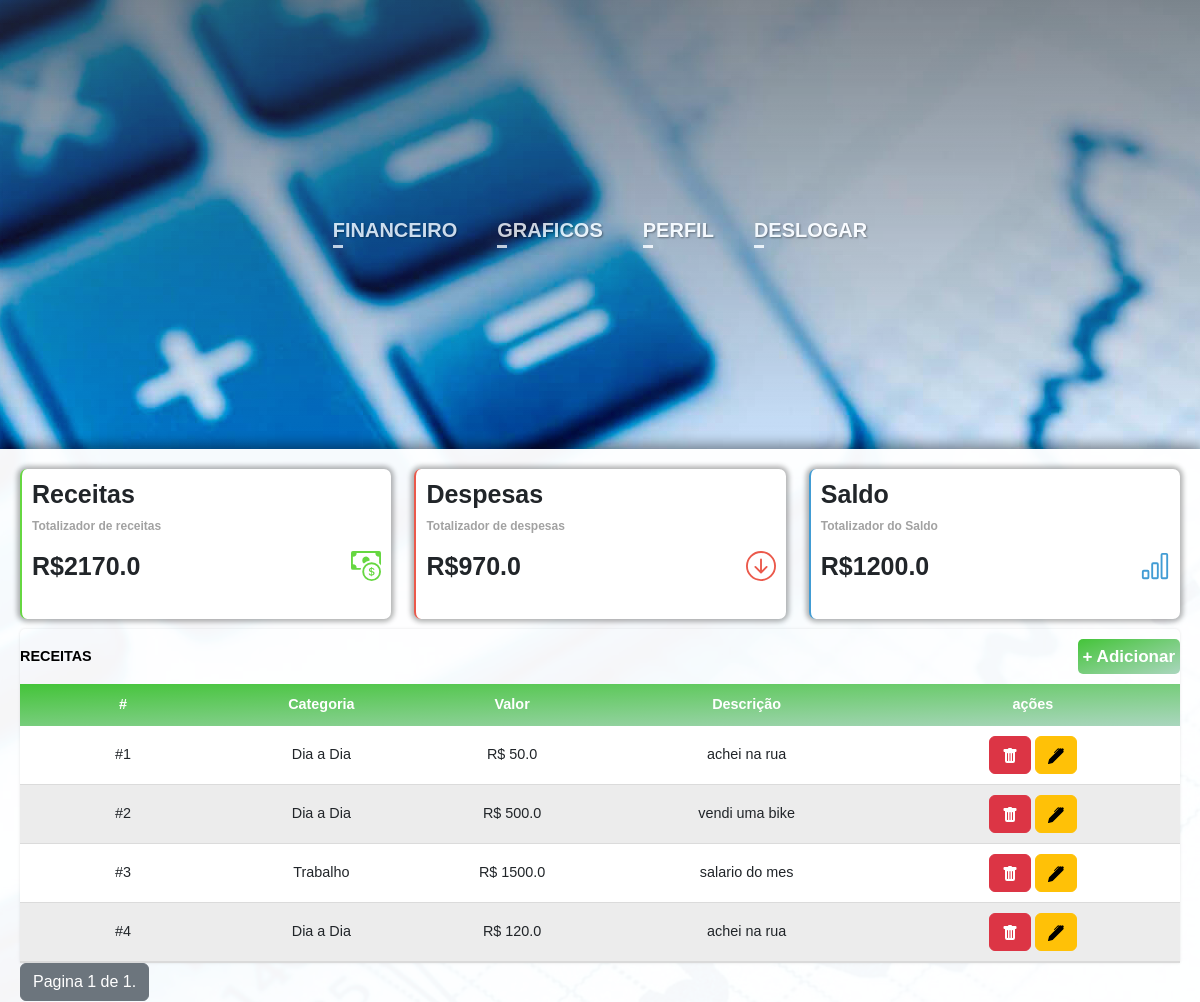
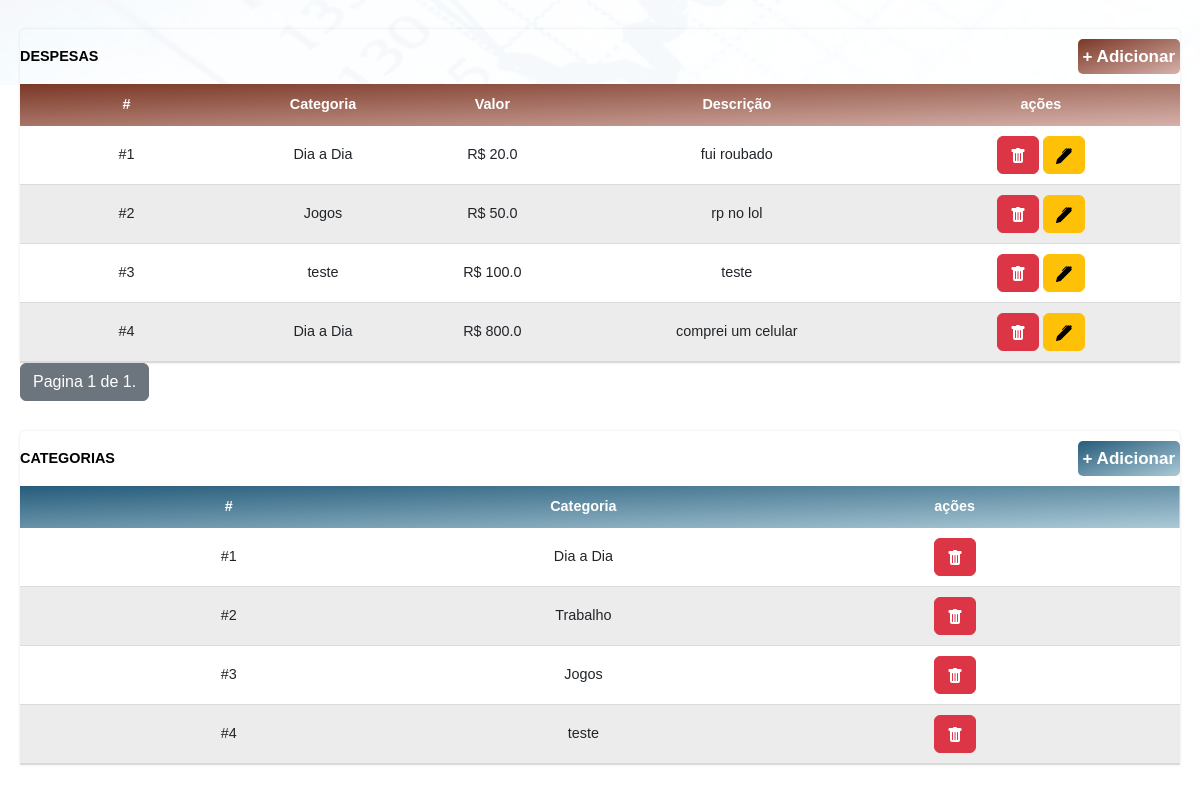
Screenshot of /auth/inicio/ (signed in) with the database file from the repository (2 pictures, top to bottom).
### main/models.py (models this page shows)
class Receita(models.Model):
    categoria = models.ForeignKey(Categoria, on_delete=models.CASCADE, null=True, blank=True)
    descricao = models.CharField(max_length=100)
    valor = models.FloatField()
    user = models.ForeignKey(User, on_delete=models.CASCADE, null=True, blank=True)
    data = models.DateField(auto_now_add=True)

class Categoria(models.Model):
    nome = models.CharField(max_length=30)
    def __str__(self):
        return str(self.nome)

class Despesa(models.Model):
    categoria = models.ForeignKey(Categoria, on_delete=models.CASCADE, null=True, blank=True)
    descricao = models.CharField(max_length=100)
    valor = models.FloatField()
    user = models.ForeignKey(User, on_delete=models.CASCADE, null=True, blank=True)
    data = models.DateField(auto_now_add=True, null=True, blank=True)

### main/views.py (the view)
# urls.py: path('inicio/', views.inicio, name='inicio'),
@login_required(login_url="/auth/login/")
def inicio(request):
    categorias = Categoria.objects.all
    despesas = Despesa.objects.filter( user = request.user )
    receitas = Receita.objects.filter( user = request.user )
    totalreceita = 0
    totaldespesa = 0
    for receit in receitas:
        totalreceita += receit.valor
    for despes in despesas:
        totaldespesa += despes.valor
    paginator1 = Paginator(receitas, 7)
    paginator2 = Paginator(despesas, 7)
    page_number = request.GET.get('page')
    page_obj1 = paginator1.get_page(page_number)
    page_obj2 = paginator2.get_page(page_number)
    return render(request, 'inicio/inicio.html',{'despesas':page_obj2,'receitas':page_obj1,'categorias':categorias,'totalreceita':totalreceita,'totaldespesa':totaldespesa,'saldo':totalreceita-totaldespesa})

### main/templates/inicio/inicio.html (shortened to what this page needs)
{% load static %}
<!DOCTYPE html>
<html lang="en">
<head>
    <link rel="stylesheet" href="{% static 'css/style.css' %}">
    <link href="https://cdn.jsdelivr.net/npm/bootstrap@5.2.3/dist/css/bootstrap.min.css" rel="stylesheet">
</head>
<body>
    <div class="Backgroundimg">
        {% include 'components/navbar.html' %}
        <div class="container-principal">
            <div class="cardsfin">
                <div class="cardFinancas" style="border-left: solid 2px rgb(102, 215, 65);">
                    <h2>Receitas</h2>
                    <p>Totalizador de receitas</p>
                    <div class="cardFinancasContador">
                        <h2>R${{totalreceita}}</h2>
                    </div>
                </div>
                <div class="cardFinancas" style="border-left: solid 2px rgb(235, 89, 75);">
                    <h2>Despesas</h2>
                    <p>Totalizador de despesas</p>
                    <div class="cardFinancasContador">
                        <h2>R${{totaldespesa}}</h2>
                    </div>
                </div>
                <div class="cardFinancas">
                    <h2>Saldo</h2>
                    <p>Totalizador do Saldo</p>
                    <div class="cardFinancasContador">
                        <h2>R${{saldo}}</h2>
                    </div>
                </div>
            </div>
            <div class="divtabela" style="width: 100%; padding-top: 10px;">
                <table class='contenttable'>
                    <thead>
                        <tr style="color:rgb(0, 0, 0);">
                            <th style="text-align: start;">RECEITAS</th>
                            <th></th><th></th><th></th>
                            <th style="text-align: end;">
                                <a style="background: linear-gradient(to bottom right, rgb(68, 196, 57), rgb(170, 214, 190));" type="button" class="btnadd" data-bs-toggle="modal" data-bs-target="#ModalReceita">
                                    + Adicionar
                                </a>
                            </th>
                        </tr>
                        <tr style="background: linear-gradient(to bottom right, rgb(68, 196, 57), rgb(170, 214, 190));">
                            <th>#</th>
                            <th>Categoria</th>
                            <th>Valor</th>
                            <th>Descrição</th>
                            <th>ações</th>
                        </tr>
                    </thead>
                    <tbody>
                        {% for receitas in receitas %}
                        <tr>
                            <td>#{{receitas.id}}</td>
                            <td>{{receitas.categoria}}</td>
                            <td>R$ {{receitas.valor}}</td>
                            <td>{{receitas.descricao}}</td>
                            <td>
                            <a href="/auth/receitaDel/{{receitas.id}}" type="button" class="btn btn-danger">
                            </a>
                            <a href="/auth/receitaEdit/{{receitas.id}}" type="button" class="btn btn-warning">
                            </a>
                            </td>
                        </tr>
                        {% endfor %}
                    </tbody>
                </table>
                <div class="pagination">
                    <span class="step-links">
                        <span class="btn btn-secondary">
                            Pagina {{ receitas.number }} de {{ receitas.paginator.num_pages }}.
                        </span>
                    </span>
                </div>
            </div>
            <div class="divtabela" style="width: 100%; padding-top: 10px;">
                <table class='contenttable'>
                    <thead>
                        <tr style="color:rgb(0, 0, 0);">
                            <th style="text-align: start;">DESPESAS</th>
                            <th></th><th></th><th></th>
                            <th style="text-align: end;">
                                <a style="background: linear-gradient(to bottom right, rgb(123, 56, 38), rgb(214, 177, 170));" type="button" class="btnadd" data-bs-toggle="modal" data-bs-target="#ModalDespesas">
                                    + Adicionar
                                </a>
                            </th>
                        </tr>
                        <tr style="background: linear-gradient(to bottom right, rgb(123, 56, 38), rgb(214, 177, 170));">
                            <th>#</th>
                            <th>Categoria</th>
                            <th>Valor</th>
                            <th>Descrição</th>
                            <th>ações</th>
                        </tr>
                    </thead>
                    <tbody>
                        {% for despesas in despesas %}
                        <tr>
                            <td>#{{despesas.id}}</td>
                            <td>{{despesas.categoria}}</td>
                            <td>R$ {{despesas.valor}}</td>
                            <td>{{despesas.descricao}}</td>
                            <td>
                            <a href="/auth/despesaDel/{{despesas.id}}" type="button" class="btn btn-danger">
                            </a>
                            <a href="/auth/despesaEdit/{{despesas.id}}" type="button" class="btn btn-warning">
                            </a>
                            </td>
                        </tr>
                        {% endfor %}
                    </tbody>
                </table>
                <div class="pagination">
                    <span class="step-links">
                        <span class="btn btn-secondary" >
                            Pagina {{ despesas.number }} de {{ despesas.paginator.num_pages }}.
                        </span>
                    </span>
                </div>
            </div>
            <div class="divtabela" style="width: 100%; padding-top: 10px;">
                <table class='contenttable'>
                    <thead>
                        <tr style="color:rgb(0, 0, 0);">
                            <th style="text-align: start;">CATEGORIAS</th>
                            <th></th>
                            <th style="text-align: end;">
                                <a style="background: linear-gradient(to bottom right, rgb(38, 92, 123), rgb(170, 201, 214));" type="button" class="btnadd" data-bs-toggle="modal" data-bs-target="#ModalCategoria">
                                    + Adicionar
                                </a>
                            </th>
                        </tr>
                        <tr style="background: linear-gradient(to bottom right, rgb(38, 92, 123), rgb(170, 201, 214));">
                            <th>#</th>
                            <th>Categoria</th>
                            <th>ações</th>
                        </tr>
                    </thead>
                    <tbody>
                        {% for categorias in categorias %}
                        <tr>
                            <td>#{{categorias.id}}</td>
                            <td>{{categorias.nome}}</td>
                            <td>
                            <a href="/auth/categoriaDel/{{categorias.id}}" type="button" class="btn btn-danger">
                            </a>
                            </td>
                        </tr>
                        {% endfor %}
                    </tbody>
                </table>
            </div>
        </div>
    </div>
</body>
</html>

### main/static/css/style.css (style rules this page uses)
.cardsfin { width: 100%; display: flex; justify-content: space-between; }
.cardFinancas { border-radius: 7px; display: flex; flex-direction: column; background-color: white; padding: 10px; width: 32%; height: 150px; text-align:left; -webkit-box-shadow: 0px 0px 5px 3px rgba(0, 0, 0, 0.3); box-shadow: 0px 0px 5px 3px rgba(0,0,0,0.3); border-left: solid 2px #419cd4; }
.cardFinancas h2 { font-size: 25px; font-weight: bold; }
.cardFinancas p { font-size: 12px; font-weight: bold; color: #a2a2a2; }
.cardFinancasContador { width: 100%; display: flex; justify-content: space-between; }
.container-principal { margin: 0; margin-top: 25vh; width: 1000px; min-height: 75vh; border-radius: 5px 5px 0px 0px; background-color: rgba(255, 255, 255, 0.964); display: flex; text-align: center; align-items: center; flex-direction: column; padding: 20px; position: absolute; -webkit-box-shadow: 0px 0px 14px 3px rgb(0, 0, 0); box-shadow: 0px 0px 14px 3px rgba(0,0,0,0.5); }
@media (max-width: 1200px) { .container-principal { border-radius: 0px; width: 100%; } }
@media (max-width: 1200px) { .divtabela { width: 100% !important; margin-bottom: 20px; } }
.contenttable { border-collapse: collapse; font-size: 0.9em; width: 100%; border-radius: 5px 5px 0 0; overflow: hidden; box-shadow: 0 0 3px rgba(0, 0, 0, 0.1); }
.contenttable thead tr { color: #ffffff; font-weight: bold; }
.contenttable th, .contenttable td { padding: 10px 0px; }
.contenttable tbody tr { border-bottom: 1px solid #dbdbdb; background-color: white; }
.contenttable tbody tr:nth-of-type(even) { background-color: #ececec; }
.contenttable tbody tr:last-of-type { border-bottom: 2px solid; border-bottom-color: rgb(218, 218, 218); }
.divtabela { width: 470px; }
.btnadd { font-size: 17px; text-decoration: solid; color: white; background-color: #419cd4; border-radius: 5px; padding: 5px; }

### rows the page displays
Receita: id "1", categoria "Dia a Dia", valor "50.0", descricao "achei na rua"
Receita: id "2", categoria "Dia a Dia", valor "500.0", descricao "vendi uma bike"
Receita: id "3", categoria "Trabalho", valor "1500.0", descricao "salario do mes"
Receita: id "4", categoria "Dia a Dia", valor "120.0", descricao "achei na rua"
Despesa: id "1", categoria "Dia a Dia", valor "20.0", descricao "fui roubado"
Despesa: id "2", categoria "Jogos", valor "50.0", descricao "rp no lol"
Despesa: id "3", categoria "teste", valor "100.0", descricao "teste"
Despesa: id "4", categoria "Dia a Dia", valor "800.0", descricao "comprei um celular"
Categoria: id "1", nome "Dia a Dia"
Categoria: id "2", nome "Trabalho"
Categoria: id "3", nome "Jogos"
Categoria: id "4", nome "teste"

### other values shown
{{ totalreceita }} "2170.0"
{{ totaldespesa }} "970.0"
{{ saldo }} "1200.0"
{{ receitas.number }} "1"
{{ receitas.paginator.num_pages }} "1"
{{ despesas.number }} "1"
{{ despesas.paginator.num_pages }} "1"
